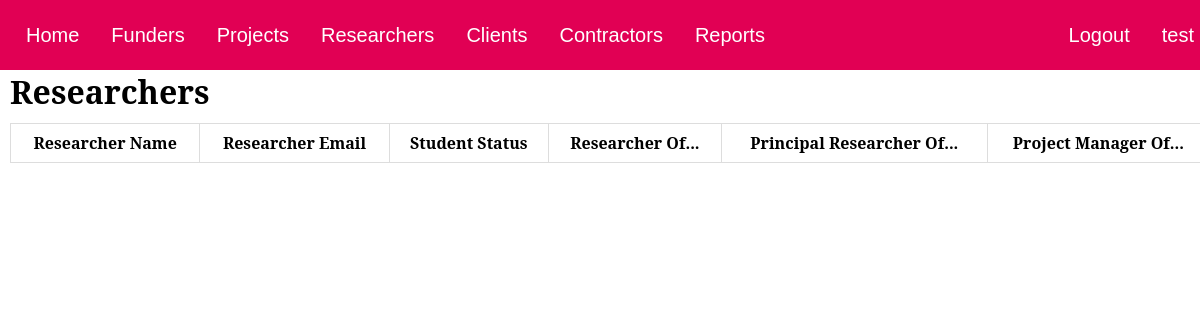
The app's page /researchersList.php (signed in), older data.
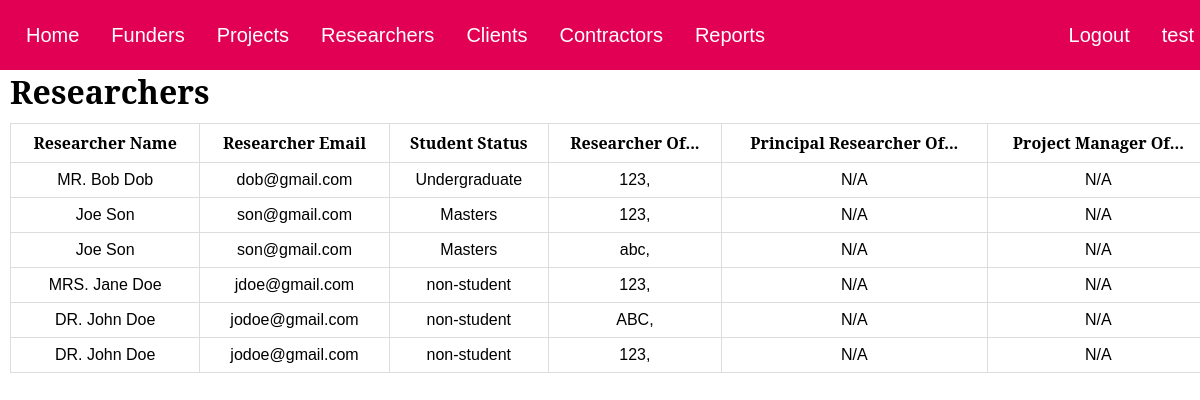
The same page, newer data.
### tables this page shows
CREATE TABLE `researchers` (
  `entity_id` int(11) DEFAULT NULL,
  `activity_code` varchar(100) DEFAULT NULL,
  KEY `Researchers_Entities_FK` (`entity_id`),
  KEY `Researchers_Activities_FK` (`activity_code`),
  CONSTRAINT `Researchers_Activities_FK` FOREIGN KEY (`activity_code`) REFERENCES `activities` (`activity_code`),
  CONSTRAINT `Researchers_Entities_FK` FOREIGN KEY (`entity_id`) REFERENCES `entities` (`id`)
);

CREATE TABLE `entities` (
  `id` int(11) NOT NULL AUTO_INCREMENT,
  `first_name` varchar(100) DEFAULT NULL,
  `last_name` varchar(100) DEFAULT NULL,
  `email` varchar(200) DEFAULT NULL,
  `salutation` varchar(10) DEFAULT NULL,
  `company` varchar(100) DEFAULT NULL,
  `category` enum('non-student','Undergraduate','Masters','PHD','Other') DEFAULT NULL,
  PRIMARY KEY (`id`),
  UNIQUE KEY `email` (`email`)
);

### researchersList.php (the view, shortened to what this page needs)
<html>
<head>
    <link rel="stylesheet" href="index.css">
</head>
<body onload='displayHeader()'>
  <div class='header' id='header'></div>
<h1>Researchers</h1>
<table>
  <tr>
    <th>Researcher Name</th>
    <th>Researcher Email</th>
    <th>Student Status</th>
    <th>Researcher Of...</th>
    <th>Principal Researcher Of...</th>
    <th>Project Manager Of...</th>
  </tr>
<?php
$sqli = new mysqli('localhost:3306','root','','Research');
$fullquery = "SELECT e.first_name,
              e.last_name,
              e.salutation,
              e.email,
              e.category,
              e.id,
              r.activity_code,
              a.title
              FROM Entities e, Researchers r, Activities a
              WHERE e.id = r.entity_id AND
              r.activity_code = a.activity_code";
$result = mysqli_query($sqli, $fullquery);
if(mysqli_num_rows($result) !== 0){
  while ($row = mysqli_fetch_array($result)) {
    $sal = stripslashes($row['salutation']);
    $first = stripslashes($row["first_name"]);
    $last = stripslashes($row["last_name"]);
    $name = $sal . ' ' . $first . ' ' . $last;
    $designation = stripslashes($row['activity_code']);
    $activityTitle = stripslashes($row['title']);
    $email = stripslashes($row['email']);
    $status = stripslashes($row['category']);
    $manager = 'N/A';
    $principal = 'N/A';
    $entry = "<tr>
                <td>".$name."</td>
                <td>".$email."</td>
                <td>".$status."</td>
                <td>".$designation.", ".$activityTitle."</td>
                <td>".$principal."</td>
                <td>".$manager."</td>
              </tr>";
    echo $entry;
  }
}
?>
</table>
</body>
</html>

### index.css (style rules this page uses)
* { margin: 0; padding: 0; font-family: 'Modern Era', sans-serif; }
html { height: 100%; }
body { min-height: 100%; background-color: white; }
.header { background: #E10054; padding: 10px; min-width: 100%; height: 50px; }
table { margin: 10px; padding: 10px; }
h1, h2, h3 { margin-left: 10px; }

### researchersList.php (style rules this page uses)
table { font-family: arial, sans-serif; border-collapse: collapse; width: 100%; }
td, th { border: 1px solid #dddddd; text-align: left; padding: 8px; text-align: center; }
h1, th { font-family: 'Noto Serif'; }

Row changes from the older to the newer data that the page shows:
added researchers: entity.last_name "MR. Bob Dob", entity.email "dob@gmail.com", entity.category "Undergraduate", activity_code "123", principal "N/A", manager "N/A"
added researchers: entity.last_name "Joe Son", entity.email "son@gmail.com", entity.category "Masters", activity_code "123", principal "N/A", manager "N/A"
added researchers: entity.last_name "Joe Son", entity.email "son@gmail.com", entity.category "Masters", activity_code "abc", principal "N/A", manager "N/A"
added researchers: entity.last_name "MRS. Jane Doe", entity.email "jdoe@gmail.com", entity.category "non-student", activity_code "123", principal "N/A", manager "N/A"
added researchers: entity.last_name "DR. John Doe", entity.email "jodoe@gmail.com", entity.category "non-student", activity_code "ABC", principal "N/A", manager "N/A"
added researchers: entity.last_name "DR. John Doe", entity.email "jodoe@gmail.com", entity.category "non-student", activity_code "123", principal "N/A", manager "N/A"
